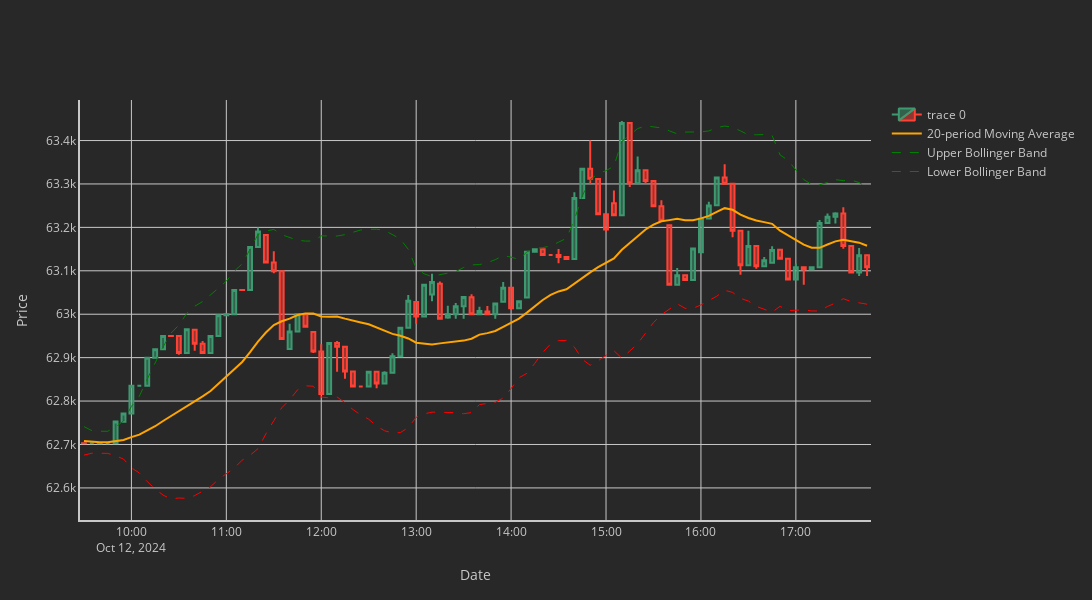

Write notebook code for a chart like this one.
### Code cell
sub_btc_df = btc_df.iloc[300:400]

fig = go.Figure(data=[go.Candlestick(
    x=sub_btc_df['time'],
    open=sub_btc_df['open'],
    high=sub_btc_df['high'],
    low=sub_btc_df['low'],
    close=sub_btc_df['close']
)])

# Moving Average
fig.add_trace(go.Scatter(
    x=sub_btc_df['time'],
    y=sub_btc_df['moving_average'],
    mode='lines',
    line=dict(color='orange', width=2),
    name='20-period Moving Average'
))

# Upper Band
fig.add_trace(go.Scatter(
    x=sub_btc_df['time'],
    y=sub_btc_df['upper_band'],
    mode='lines',
    line=dict(color='green', width=1, dash='dash'),
    name='Upper Bollinger Band'
))

# Lower Band
fig.add_trace(go.Scatter(
    x=sub_btc_df['time'],
    y=sub_btc_df['lower_band'],
    mode='lines',
    line=dict(color='red', width=1, dash='dash'),
    name='Lower Bollinger Band'
))

fig.update_layout(
    width=1200,
    height=600,
    xaxis_title='Date',
    yaxis_title='Price',
    plot_bgcolor='rgb(40, 40, 40, 100)',
    paper_bgcolor='rgb(40, 40, 40, 100)',
    font=dict(color='rgb(200, 200, 200, 100)'),
    xaxis=dict(
        showline=True,
        linecolor='rgb(200, 200, 200, 100)',
        linewidth=2,
        gridcolor='rgb(200, 200, 200, 100)',
        zerolinecolor='rgb(200, 200, 200, 100)'
    ),
    yaxis=dict(
        showline=True,
        linecolor='rgb(200, 200, 200, 100)',
        linewidth=2,
        gridcolor='rgb(200, 200, 200, 100)',
        zerolinecolor='rgb(200, 200, 200, 100)'
    )
)

fig.update_layout(xaxis_rangeslider_visible=False)
fig.show()
